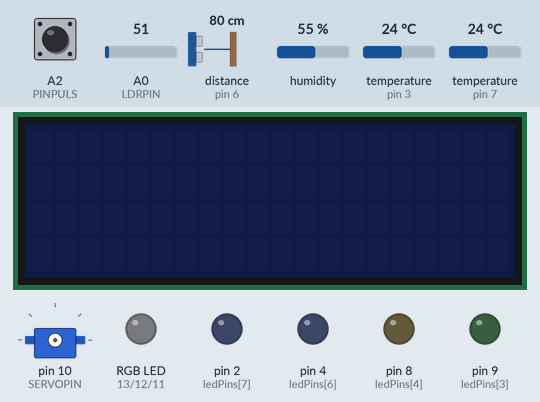
This sketch was run on a simulated Arduino Uno, built with avr-gcc and run on an emulated ATmega328P. On the bench: 20×4 character LCD, servo, an RGB LED mixed from three pins (HIGH = lit), output pins drawn as LEDs (lit = HIGH). The inputs (shaded band) are chosen by the test bench; at power-on: A2 (PINPULS) HIGH, distance to the obstacle (sensor on pin 6) 80 cm, A0 (LDRPIN) = 51, humidity 55 %, temperature (sensors on pin 3, pin 7) 24 °C. The echo pulse lasts 58.3 µs per cm; pins used as bus, display or sensor lines are not drawn; what the sketch prints to the serial monitor is not drawn.

Above: at 1.3 s.
1.4 s: A2 (PINPULS) pulled LOW for 0.15 s
At 2.6 s:
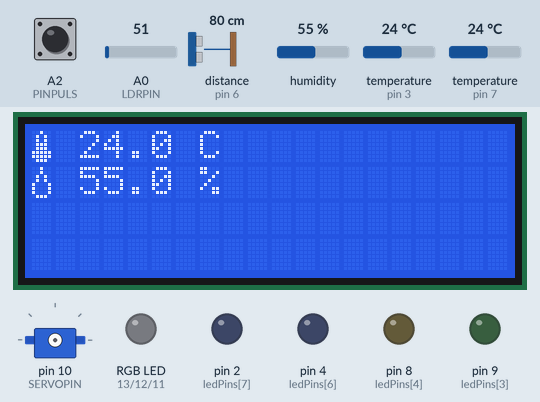
3.0 s: A2 (PINPULS) pulled LOW for 1 s
At 4.5 s:
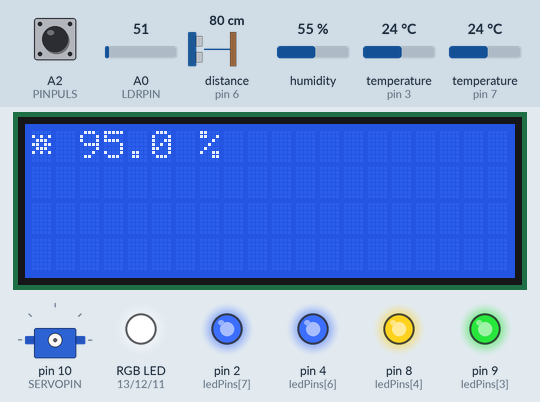
5.5 s: A2 (PINPULS) pulled LOW for 0.15 s
At 6.4 s:
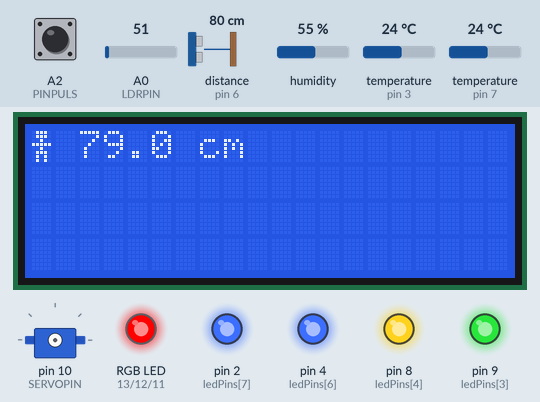
7.1 s: distance to the obstacle (sensor on pin 6) set to 5 cm
At 8.2 s:
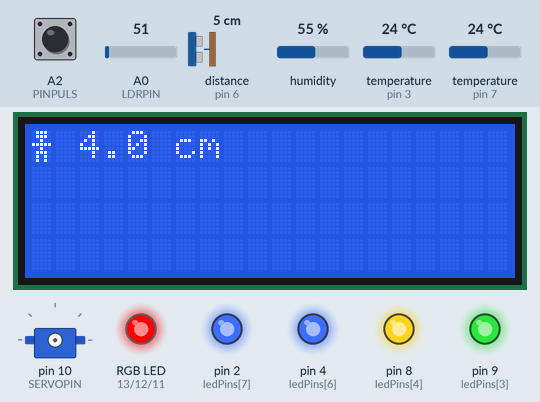
8.6 s: distance to the obstacle (sensor on pin 6) set to 2 cm
At 9.5 s:
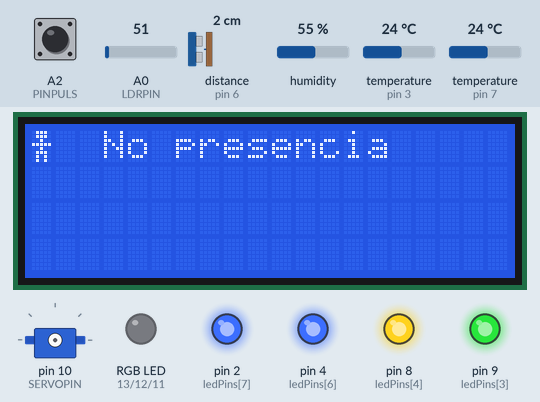
10.1 s: A2 (PINPULS) pulled LOW for 3.2 s
At 11.4 s:
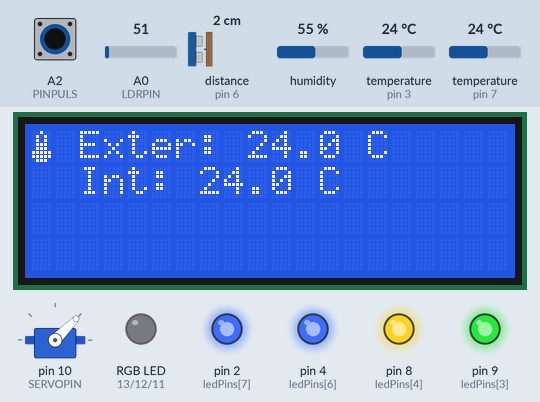
Timing chart, 0 to 13.1 s (numbered marks = the images above; inputs shaded):
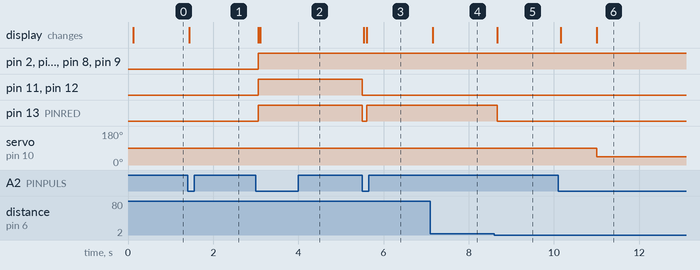

The sketch:

sketch.ino
```cpp
//Sensor temperatura y humedad: DHT22

//Librerias
#include <Wire.h>
#include <DHT.h>//Librería del DHT
#include <LiquidCrystal_I2C.h>//libreria de la LCD
#include <DallasTemperature.h>
#include <Servo.h>
#include <OneWire.h>

//----------------DHT----------------//
//Pines sensor DHT
#define DHTTYPE DHT22
#define DHTPIN 3  //Definición del pin como entrada del sensor DHT
DHT dht(DHTPIN, DHTTYPE); //inicializa el sensor DHT
//Se definen temperatura y humedad para almacenar lo medido por el sensor
float temperatura = 0.0;
float humedad = 0.0;
//--------------------------------//

//-----------------LDR------------------//
//Variables LDR
#define LDRPIN A0 //Pin entrada 0 analógico
int ldrVal = 0;
float lux = 0.0;
float lux_anterior;
const float GAMMA = 0.7;
const float RL10 = 50;
#define NUM_LEDS 8
const int ledPins[NUM_LEDS] = {13, 12, 11, 9, 8, 5, 4, 2};
                  // R1  R2  G1  G2 Y1 Y2 B1 B2
//----------LED RGB----------//
#define PINRED 13//Definción de los pines del led RGB
#define PINGREEN 12
#define PINBLUE 11
//-------------------------------------//

//-------------LCD---------------//
LiquidCrystal_I2C lcd(0x27, 20,4);

//Simbolos LCD Humnedad
byte humidity[8] = {B00100, B00100, B01010, B01010, B10001, B10001, B10001, B01110};
//Simbolo LCD Temperatura
byte temp[8] = {B00100, B01010, B01010, B01110, B01110, B11111, B11111, B01110};
//Simbolo LCD iluminacion
byte ilum[8] = {B00000, B10101, B01110, B11011, B01110, B10101, B00000, B00000};
//Simbolo sensor HC-SR04
byte presence[8] = {B01110, B01110, B00100, B11111, B00100, B01110, B01010, B01010};

//------------------------//

//-----------PULSADOR------------------//
#define PINPULS A2 //pulsador con el pin analogico A2
int modo = 0; //modo 0, todo apagado
int PulsState = LOW; //Estado inicial del pulsador: Sin pulsar
bool flag = false; //Flag de interrupción del pulsador, incialmente inactivo
int contador = 0; //Contador del modo, me sirve para ir cambiando de un modo a otro
uint32_t timerBoton = 0; // Timer del botón
//--------------------------//

//----------Sensor de presencia----------//
#define PINTRIG 5//Pines del sensor SR04
#define PINECHO 6
float duracion, distanciaanterior;//Variables para almacenamiento y procesamiento de las mediciones
float distancia=0;
//-----------------------------------//

//-------Sensor temperatura externa-------//
#define sensorPin 7
float temp_externa_anterior, temp_interna_anterior;
float temp_externa_actual =0;
float temp_interna_actual =0;
unsigned long previousMillis = 0;
const long interval = 10; // Intervalo en milisegundos para mover el servo
int angulo =0;
long retardo =0;
int step = 2; // Paso de movimiento del servo


OneWire oneWire(sensorPin);
DallasTemperature sensors(&oneWire);
float temp_objetivo = 25;
float LimInf = temp_objetivo - 3;
float LimSup = temp_objetivo  +3;
int ventilar = 0;
boolean vuelta=false;
//Servomotor
Servo myservo;
#define SERVOPIN 10
int pos =0;
//--------------------------------------//

//------------------------------------//
void setup() {
  // put your setup code here, to run once:
  //inicia comunicación serial
  Serial.begin(9600);
  Serial.println("Iniciando el sistema");

  //Inicializa el sensor, llamada a la función dht
  dht.begin();

  //Configura pin LDR como entrada
  pinMode(LDRPIN, INPUT);


  //Definicion de pines del LED RGB como salida
  pinMode(PINRED, OUTPUT);
  pinMode(PINGREEN, OUTPUT);
  pinMode(PINBLUE, OUTPUT);

  pinMode(ledPins[4], OUTPUT);
  pinMode(ledPins[3], OUTPUT);
  pinMode(ledPins[6], OUTPUT);
  pinMode(ledPins[7], OUTPUT);
  //apagado inicial deL led
  analogWrite(PINRED, 0);
  analogWrite(PINGREEN, 0);
  analogWrite(PINBLUE, 0);

  //Configuracion pines del sensor de presencia
  pinMode(PINTRIG, OUTPUT);
  pinMode(PINECHO, INPUT);
  digitalWrite(PINTRIG, LOW);

  //Configuración pin LM35
  pinMode(sensorPin, INPUT);
  // Inicialización del sensor
  sensors.begin();
  delay(20);

  // Servomotor
 // myservo.attach(SERVOPIN);
  //myservo.write(0);


  //Inicializacion de LCD
  lcd.init();
  lcd.createChar(3,humidity);
  lcd.createChar(5, temp);
  lcd.createChar(7, ilum);
  lcd.createChar(9, presence);

  lcd.display();

  //configuracion del pulsador como entrada
  pinMode(PINPULS, INPUT_PULLUP);//Configuro como entrada pull-up

}

void loop() {


  //------Tratamiento del pulsacion del boton--------//
  // los modos se sucende de la siguiente forma:
  //Modo 0-> Modo 1-> Modo 2-> Modo 3-> Modo 0 -> Modo 1....
  //de formque al pulsar se pasa de un modo a otro siguiendo este orden.
  //Al pulsar la primera vez se pasa al modo 1, si volvemos a pulsar pasamos al modo 2,
  //pulsar otra vez nos lleva al modo 3 y pulsar otra vez nos devuelve al modo 0.
  //Estando en el modo i solo es posible pasar al modo i+1.
 bool btnState = !digitalRead(PINPULS);
 if(btnState && !flag && millis()- timerBoton >50){//Para asegurarnos de que se trata de una pulsación se establece un tiempo minimo
  flag = true;//Se activa el flag de pulsación
  timerBoton = millis();
  contador+=1;//El contador permitirá relacionar la pulsacion con el modo correspondiente
  //apagado inicial del led
    BrilloLed(0, 0, 0);

  if(contador==5) contador = 0;
  if(contador == 0){
    //myservo.write(0);
    myservo.detach();
    modo = 0;
    Serial.println("Entrada en Modo 0: Sistema apagado"); //Se comunicara por el monitor el estado a que pasamos
  }
  if(contador == 1){

    modo =1;
    Serial.println("Entrada en Modo 1: Humedad y Temperatura");
    }
  if(contador == 2){
    modo = 2;
    ldrVal=0;
    lux= 0.0;
    LimpiezaLCD();
    Serial.println("Entrada en Modo 2: Iluminacion");
  }
  if(contador == 3){
    modo = 3;
    distancia=0;
     LimpiezaLCD();
    Serial.println("Entrada en Modo 3: Presencia");
  }
   if(contador == 4){
    modo = 4;
    temp_interna_actual = 0;
    temp_externa_actual=0;
    ventilar =0;
    myservo.attach(SERVOPIN);
    LimpiezaLCD();
    Serial.println("Entrada en Modo 4: Control de Temperatura");
  }

 }
 if (!btnState && flag && millis()-timerBoton >50){
    flag = false;//Flag de pulsación desactivado
    timerBoton = millis();
 }
  //------LCD----------//
  if (modo ==1){ //Entramos en modo 1: Temperatura y Humedad

    //------DHT: Humedad y Temperatura----//
    //Se lee temperatura y humedad del sensor y se almacena en las variables:
    temperatura = dht.readTemperature();
    humedad = dht.readHumidity();

    //Se muestra las medidas tomadas del sensor en la LCD:
    lcd.display();
    lcd.backlight();
    //Enseña la temperatura en el LCD
    lcd.setCursor(0,0);
    lcd.write(5);//Añado el icono temperatura
    lcd.setCursor(2,0);
    lcd.print(temperatura,1);//Escribe valor temperatura tomado del sensor
    lcd.print(" C");

    //Enseña la humendad en el LCD
    lcd.setCursor(0,1);
    lcd.write(3); //Añado icono Humedad
    lcd.setCursor(2,1);
    lcd.print(humedad,1);//Escribe el valor humedad tomado del sensor
    lcd.print(" %");
  }

  if(modo == 2){ //Entramos en modo 2: Iluminacon
    //En este modo se muestra la iluminación en el LCD y se controla a intensidad con 8LEDS

    //-------LDR: Iluminacion-----//
    lux_anterior = lux;
    ldrVal = analogRead(LDRPIN); //lectura del valor LDR
    lux = (1023 - ldrVal) / 1023.0 * 100;

   // Control de los LEDs
    if(lux_anterior != lux){
      controlarIluminacion(lux);
      //Muestra de la información en LCD
      lcd.display();
      lcd.backlight();
      LimpiezaLCD();
      lcd.setCursor(0,0);
       lcd.write(7); //Añado icono de iluminacion
      lcd.setCursor(2,0);
      lcd.print(lux,1);//Escribe el valor lux tomado del sensor
      //Cuanto más oscura esté la habitación menor es el porcentaje de luz ambiental
      lcd.print(" %");
      lcd.setCursor(0,1);
      lcd.print("                ");
   }
  }

 if(modo == 3){//Entramos en modo 3: Presencia

    //Tomamos medidas del sensor de presencia: Se mide la distancia
    //hasta un objeto u obstáculo entre 2 y 100cm
    distanciaanterior=distancia;
    distancia = medirDistancia();

    if(distanciaanterior!=distancia){
      lcd.display();
      lcd.backlight();
      LimpiezaLCD();
       if (distancia<100 && distancia>2 ){ // La medida se encuentra en el rango de distancias
      //de este sensor
      //Se activa el led RGB e ilumina en rojo
      BrilloLed(255, 0, 0);
      //Represnetacion de lo obtenido en el sensor en la LCD

      lcd.setCursor(0,0);
      lcd.write(9); //Simbolo para presencia
      lcd.setCursor(2,0);
      lcd.print(distancia, 1);
      lcd.print(" cm");
      delay(10);
    }
    else{//En caso de fuera de rango se informa de ello en el LCD y no se enciende el led

      lcd.setCursor(0,0);
      lcd.write(9); //Simbolo para presencia
      lcd.setCursor(2,0);
      lcd.print(" No presencia");
      BrilloLed(0, 0, 0);//apagado led RGB

       delay(10);
      }
    }
  }

if (modo == 4){//Modo control de temperatura
  //float temp_externa = analogRead(PINLM35);


  //Tomamos medidas de temperatura
  temp_externa_anterior = temp_externa_actual;
  temp_interna_anterior = temp_interna_actual;
  temp_interna_actual = dht.readTemperature();
  sensors.requestTemperatures();
  temp_externa_actual = sensors.getTempCByIndex(0);

   //Si se produce algún cambio en las temperaturas entramos en el if
   if(temp_externa_actual != temp_externa_anterior || temp_interna_actual!= temp_interna_anterior){

    mostrar_temperaturas();
      //Si la temperatura exterior es mas baja abrimos ventilación
      float temp_media = (temp_externa_actual+temp_interna_actual)/2;
        Serial.print("Temperatura media: ");
        Serial.println(temp_media);
      if(temp_interna_actual > LimSup){

        //Si la media de las dos temperatura es menor que la que hay había en la habitación consideramos
        //que abrir la ventilación referscará la habitación
        if(temp_media < temp_interna_actual){

          //Abrir ventilación es poner el servo con angulo 180 (Totalmente abierta)
          myservo.write(180);
          ventilar = 1;
          Serial.println("Abrimos ventilación para refrescar la habitación");
          //temp_interna_actual = temp_media;
        }
        else{
         myservo.write(0);
          ventilar = 0;
          Serial.println("AFuera hace demasiado calor, cerramos ventilación");
        }
      }
      //Otra opción es que haga más frio dentro que fuera y esté por debajo de limInf
      else if(temp_interna_actual < LimInf){
        if(ventilar==0 && temp_media>=LimInf ){
          //Si la media entre fuera y dentro está por encima del limite inferior y está cerrada la escotilla
          //abrimos ventilación un angulo de 90 grados
          myservo.write(90);
          ventilar =1;
          Serial.println("Abrimos ventilación para calentar la habitación, fuera suficiente calor");
          //temp_interna_actual = temp_media;
        }
        //Cerramos ventilación en caso de que esté abierta si la temperatura interior esta por debajo de liminf
        if(ventilar ==1 && temp_media<LimInf){
          myservo.write(0);
          ventilar = 0;
          Serial.println("Ventalación abierta pero hace demasiado frio: Cerramos");
          //temp_interna_actual = temp_media;
          }
      }

      if(temp_interna_actual <=LimSup && temp_interna_actual >= LimInf){
        //Abrimos la escotilla 45 grados para permitir ventilación, aire limpio
        myservo.write(45);
        Serial.println("Temperatura ideal: Ventilamos el cuarto (45ª)");
      }
   }

}


  if(modo == 0){ //Entramos en modo apagado, el led RGB y la patalla del LCD se apagan

    BrilloLed(0, 0, 0);//apagado deL led
    LimpiezaLCD(); //Pantalla LCD vacia
    lcd.noBacklight();
  }
}

//--------------------FUNCIONES AUXILIARES----------------------//
//Esta funcion limpia el LCD y deja la pantalla sin contenido
void LimpiezaLCD(){
  lcd.setCursor(0,1);
  lcd.print("                ");
  lcd.setCursor(0,2);
  lcd.print("                ");
  lcd.setCursor(0,0);
  lcd.print("                ");
}

//Esta funcion sirve para regular el led RGB y modificar su valor
void BrilloLed(int rojo, int verde, int azul){
  analogWrite(PINRED, rojo);
  analogWrite(PINGREEN, verde);
  analogWrite(PINBLUE, azul);
}


long medirDistancia() {
  // Enviar un pulso de 10 microsegundos al pin TRIG
  digitalWrite(PINTRIG, LOW);
  delayMicroseconds(2);
  digitalWrite(PINTRIG, HIGH);
  delayMicroseconds(10);
  digitalWrite(PINTRIG, LOW);

  // Leer el tiempo que tarda en recibir el eco
  long duration = pulseIn(PINECHO, HIGH);

  // Calcular la distancia en centímetros
  long distance = duration * 0.034 / 2;
  if (distance > 100){
    distance=100;
  }
  else if(distance <2){
    distance=2;
  }
  return distance;
}

void mostrar_temperaturas(){
 //Mostramos temperaturas en el LCD
 //Se muestra las medidas tomadas del sensor en la LCD:
    lcd.display();
    lcd.backlight();
    LimpiezaLCD();
    //Enseña la temperatura exterior en el LCD
    lcd.setCursor(0,0);
    lcd.write(5);//Añado el icono temperatura
    lcd.setCursor(2,0);
    lcd.print("Exter: ");
    lcd.print(temp_externa_actual,1);//Escribe valor temperatura tomado del sensor
    lcd.print(" C");

    //Enseña la temperatura interior en el LCD
    lcd.setCursor(0,1);
    //lcd.write(11); //Añado icono Humedad
    lcd.setCursor(2,1);
     lcd.print("Int: ");
    lcd.print(temp_interna_actual,1);//Escribe el valor humedad tomado del sensor
    lcd.print(" C");
}

void controlarIluminacion(float lux) {
  int ledsToTurnOn = map(lux, 0, 100, 0, NUM_LEDS);
  Serial.println(lux);
  Serial.print("Voy a encender: ");
    Serial.println(ledsToTurnOn);
  // Apagar todos los LEDs
  for (int i = 0; i < NUM_LEDS; i++) {
    digitalWrite(ledPins[i], LOW);
  }

  // Encender el número adecuado de LEDs
  for (int i = 0; i < ledsToTurnOn; i++) {
    digitalWrite(ledPins[i], HIGH);


  }
  if(lux>=90){
    digitalWrite(2, HIGH);
  }

}


//Cambio de planteamiento, el ángulo del servo es lo que se abre la escotilla de ventilación:
//ideas:
//1. Si la temperatura interior es superior al limite, hace la media con la exterior y si es menor que
//la del interior se abre la ventilación
//2. Lo mismo para el limite inferior, si hace mucho frio y está abierta la escotilla, si hace la media
// y si es inferior a la del interior, cierro escotilla
//3. si estoy dentro del margen deseado dejo la escotilla al 45% para permitir ventilación de la habilitación
```

Measured:
- the behaviour switches between 4 and 3 cm on distance to the obstacle (sensor on pin 6) (found by bisection; images 4 and 5)
- after the input at 1.4 s, the display: changes at once (image 1)
- after the input at 3.0 s, pin 2 (ledPins[7]), pin 4 (ledPins[6]), pin 8 (ledPins[4]), pin 9 (ledPins[3]), pin 11 (PINBLUE), pin 12 (PINGREEN), pin 13 (PINRED): LOW → HIGH after 0.05 s; the display: first changes after 0.05 s (image 2 shows a later state)
- after the input at 5.5 s, pin 11 (PINBLUE), pin 12 (PINGREEN): HIGH → LOW at once; pin 13 (PINRED): HIGH → LOW at once, → HIGH 0.10 s later; the display: first changes at once (image 3 shows a later state)
- after the input at 7.1 s, the display: changes after 0.06 s (image 4)
- after the input at 8.6 s, pin 13 (PINRED): HIGH → LOW after 0.06 s; the display: changes after 0.06 s (image 5)
- after the input at 10.1 s, servo on pin 10 (SERVOPIN): 90° → 45° after 0.90 s; the display: first changes after 0.05 s (image 6 shows a later state)
